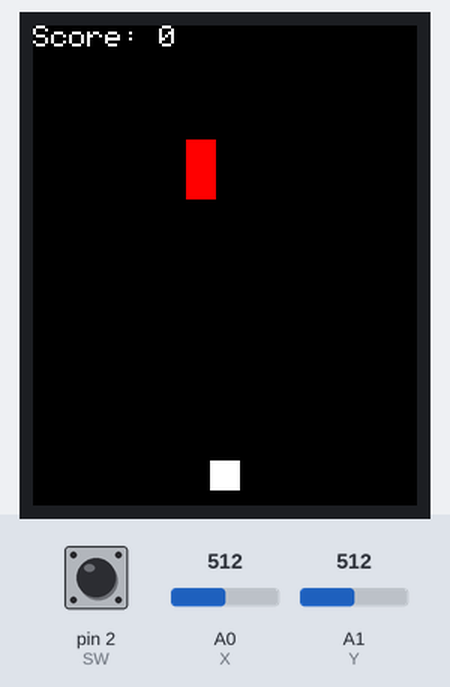
Simulated run of this sketch. Board: Arduino Uno, built with avr-gcc and run on an emulated ATmega328P. On the bench: 128×160 colour display. The inputs (shaded band) are chosen by the test bench; at power-on: A0 (X) = 512, A1 (Y) = 512, pin 2 (SW) HIGH. Random numbers use the default seed unless the sketch sets one.

Above: at 1.3 s.
1.4 s: A0 (X) set to 499
At 1.88 s:
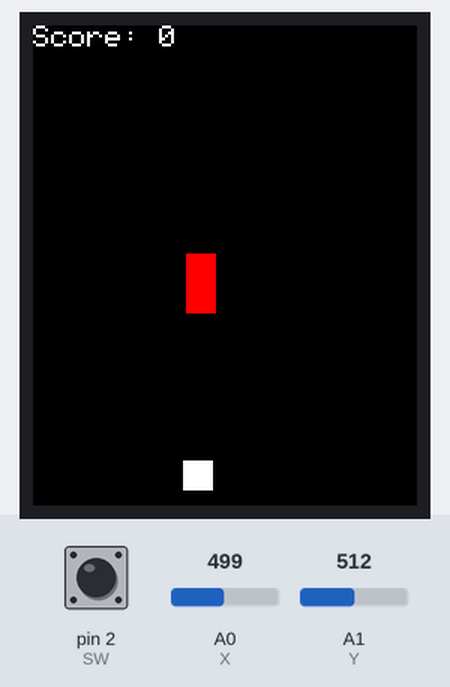
4.4 s: A0 (X) set to 109
7.2 s: A0 (X) set to 94
At 7.5 s:
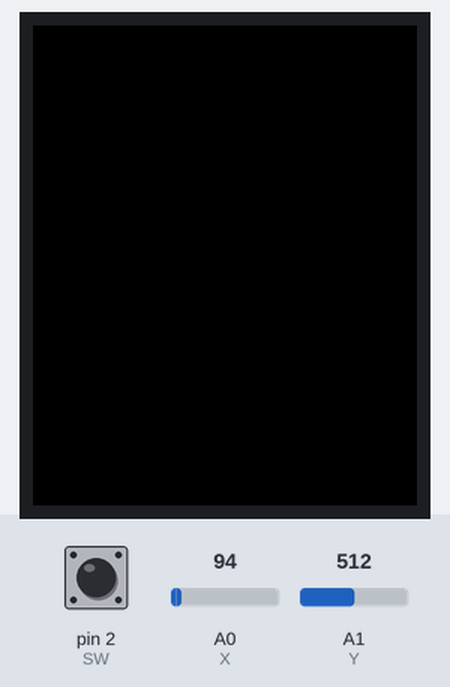
9.3 s: A1 (Y) set to 306
At 9.88 s:
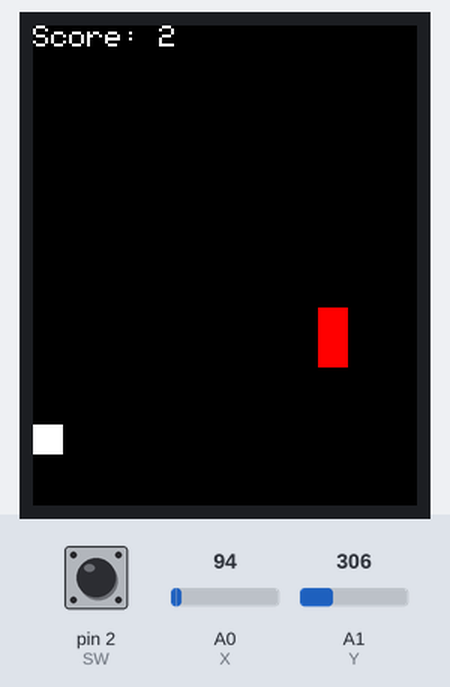
10.9 s: A1 (Y) set to 122
At 11.11 s:
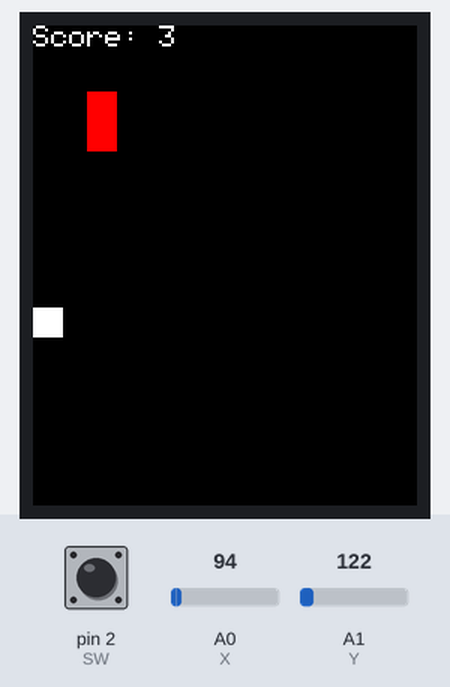
12.4 s: A1 (Y) set to 716
At 12.95 s:
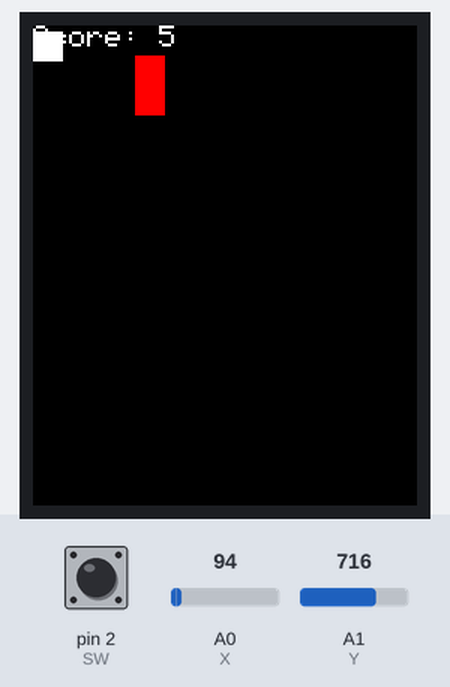
Timing chart, 0 to 14.9 s (numbered marks = the images above; inputs shaded):
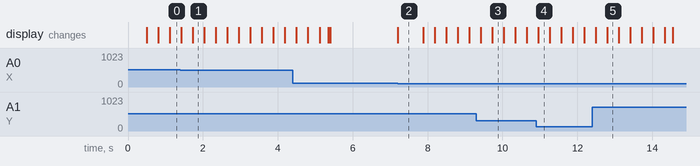

Measured:
- the behaviour switches between 100 and 99 on A0 (X) (found by bisection; images 1 and 2)
- after the input at 7.2 s, the display: changes at once (image 2)
- what the display in image 2 shows lasts 0.7 s, from 7.2 s to 7.9 s

The sketch:

arduino_game.ino
```cpp
#include <Adafruit_GFX.h>
#include <Adafruit_ST7735.h>

const int SW = 2; // SW
const int X = 0;  // VRx
const int Y = 1;  // VRy

#define TFT_CS   10
#define TFT_RST  9
#define TFT_DC   8

Adafruit_ST7735 tft = Adafruit_ST7735(TFT_CS, TFT_DC, TFT_RST);

const int playerWidth = 10;
const int playerHeight = 10;
const int obstacleWidth = 10;
const int obstacleHeight = 20;
const int obstacleSpeed = 2;

int playerX, playerY;        // Player position
int obstacleX, obstacleY;    // Obstacle position
int score;

void setup() {
  pinMode(SW, INPUT_PULLUP);
  Serial.begin(9600);
  tft.initR(INITR_BLACKTAB);
  tft.fillScreen(ST7735_BLACK);

  playerX = tft.width() / 2 - playerWidth / 2; // Initial player position at the center of the screen
  playerY = tft.height() - playerHeight - 5;

  obstacleX = random(tft.width() - obstacleWidth); // Initial obstacle position
  obstacleY = -obstacleHeight;

  score = 0;

  tft.setTextColor(ST7735_WHITE);
  tft.setTextSize(1);
}

void loop() {
  // Clear the screen
  tft.fillScreen(ST7735_BLACK);

  // Move the obstacle downwards
  obstacleY += obstacleSpeed;

  // Check if the player collided with the obstacle
  if (checkCollision()) {
    gameOver();
    return;
  }

  // Check if the obstacle passed the player
  if (obstacleY > playerY + playerHeight) {
    score++;
    resetObstacle();
  }

  // Draw the player character
  tft.fillRect(playerX, playerY, playerWidth, playerHeight, ST7735_WHITE);

  // Draw the obstacle
  tft.fillRect(obstacleX, obstacleY, obstacleWidth, obstacleHeight, ST7735_RED);

  // Display the score
  tft.setCursor(0, 0);
  tft.print("Score: ");
  tft.print(score);

  // Read the joystick values
  int joyX = analogRead(X);
  int joyY = analogRead(Y);
  int buttonState = digitalRead(SW);

  // Move the player based on joystick input
  movePlayer(joyX, joyY);

  delay(10);
}

bool checkCollision() {
  // Check if the player and obstacle rectangles overlap
  return playerX < obstacleX + obstacleWidth &&
         playerX + playerWidth > obstacleX &&
         playerY < obstacleY + obstacleHeight &&
         playerY + playerHeight > obstacleY;
}

void resetObstacle() {
  obstacleX = random(tft.width() - obstacleWidth);
  obstacleY = -obstacleHeight;
}

void gameOver() {
  tft.fillScreen(ST7735_BLACK);
  tft.setTextColor(ST7735_WHITE);
  tft.setTextSize(1);

  // Calculate the center position for the text
  int centerX = (tft.width() - 9 * 6) / 2; // 9 characters, assuming 6 pixels width for each character

  // Print "Game Over" text
  tft.setCursor(centerX, tft.height() / 2 - 10);
  tft.print("Game Over");

  // Print the score
  tft.setCursor(centerX, tft.height() / 2 + 10);
  tft.print("Score: ");
  tft.print(score);

  // Print instructions
  tft.setCursor(centerX - 6, tft.height() / 2 + 30);
  tft.print("Move left to play again");

  bool playAgain = false;

  while (true) {
    int joystickX = analogRead(X);

    if (joystickX < 100) {
      playAgain = true;
      break;
    }
  }

  if (playAgain) {
    // Reset game and play again
    loop();
  } else {
    while (true) {} // Wait indefinitely
  }
}


void movePlayer(int joyX, int joyY) {
  // Adjust player position based on joystick input
  playerX += map(joyX, 0, 1023, -2, 2);
  playerY += map(joyY, 0, 1023, -2, 2);

  // Ensure the player stays within the screen bounds
  if (playerX < 0) {
    playerX = 0;
  }
  if (playerX + playerWidth > tft.width()) {
    playerX = tft.width() - playerWidth;
  }
  if (playerY < 0) {
    playerY = 0;
  }
  if (playerY + playerHeight > tft.height()) {
    playerY = tft.height() - playerHeight;
  }
}

void enableAutomaticPlayers() {
  // Define positions and velocities for automatic players
  int automaticPlayer1X = 10;
  int automaticPlayer1Y = 20;
  int automaticPlayer1Velocity = 2;

  int automaticPlayer2X = 50;
  int automaticPlayer2Y = 40;
  int automaticPlayer2Velocity = 3;

  int automaticPlayer3X = 80;
  int automaticPlayer3Y = 10;
  int automaticPlayer3Velocity = 1;

  while (true) {
    // Clear the screen
    tft.fillScreen(ST7735_BLACK);

    // Move and draw automatic player 1
    automaticPlayer1X += automaticPlayer1Velocity;
    if (automaticPlayer1X < 0 || automaticPlayer1X + playerWidth > tft.width()) {
      automaticPlayer1Velocity *= -1;
    }
    tft.fillRect(automaticPlayer1X, automaticPlayer1Y, playerWidth, playerHeight, ST7735_GREEN);

    // Move and draw automatic player 2
    automaticPlayer2X += automaticPlayer2Velocity;
    if (automaticPlayer2X < 0 || automaticPlayer2X + playerWidth > tft.width()) {
      automaticPlayer2Velocity *= -1;
    }
    tft.fillRect(automaticPlayer2X, automaticPlayer2Y, playerWidth, playerHeight, ST7735_GREEN);

    // Move and draw automatic player 3
    automaticPlayer3Y += automaticPlayer3Velocity;
    if (automaticPlayer3Y < 0 || automaticPlayer3Y + playerHeight > tft.height()) {
      automaticPlayer3Velocity *= -1;
    }
    tft.fillRect(automaticPlayer3X, automaticPlayer3Y, playerWidth, playerHeight, ST7735_GREEN);

    // Draw the player character
    tft.fillRect(playerX, playerY, playerWidth, playerHeight, ST7735_WHITE);

    // Check if the player collided with any automatic player
    if (checkCollisionWithAutomaticPlayer(automaticPlayer1X, automaticPlayer1Y) ||
        checkCollisionWithAutomaticPlayer(automaticPlayer2X, automaticPlayer2Y) ||
        checkCollisionWithAutomaticPlayer(automaticPlayer3X, automaticPlayer3Y)) {
      gameOver();
      return;
    }

    delay(10);
  }
}

bool checkCollisionWithAutomaticPlayer(int automaticPlayerX, int automaticPlayerY) {
  // Check if the player and automatic player rectangles overlap
  return playerX < automaticPlayerX + playerWidth &&
         playerX + playerWidth > automaticPlayerX &&
         playerY < automaticPlayerY + playerHeight &&
         playerY + playerHeight > automaticPlayerY;
}
```
